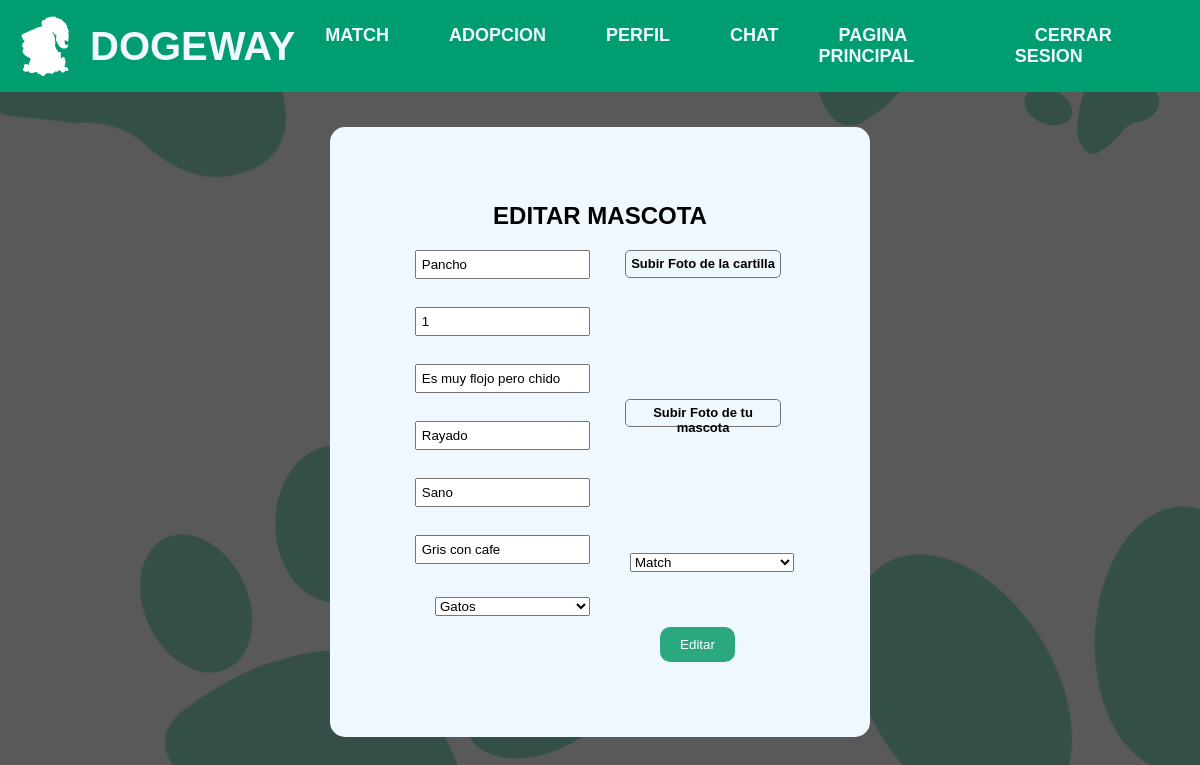
/Dogeway/Perfil/editar.php?id=2 (signed in), run on the app's committed database.
### tables this page shows
CREATE TABLE `mascota` (
  `id` int(11) NOT NULL,
  `nombreMascota` varchar(32) NOT NULL,
  `descripcion` text NOT NULL,
  `especie` varchar(32) NOT NULL,
  `raza` varchar(40) NOT NULL,
  `edad` int(11) NOT NULL,
  `cartilla` varchar(128) NOT NULL,
  `especificaciones` varchar(256) NOT NULL,
  `caracteristicas` varchar(256) NOT NULL,
  `fotografiaMascota` varchar(128) NOT NULL,
  `estatus` tinyint(1) NOT NULL DEFAULT 1,
  `categoria` int(2) NOT NULL,
  `id_usuario` int(11) DEFAULT NULL,
  `fecha` datetime DEFAULT NULL
);

### Dogeway/Perfil/editar.php (the view, shortened to what this page needs)
<?php
    include 'config.php';
    if(isset($_SESSION['user'])){
    $idMascota = $_GET['id'];
    $sql = "SELECT * FROM mascota WHERE id = $idMascota";
    $result = $conn->query($sql);
    if ($result->num_rows > 0) {
        $row = $result->fetch_assoc();
        $nombreMascota = $row['nombreMascota'];
        $edad = $row['edad'];
        $descripcion = $row['descripcion'];
        $raza = $row['raza'];
        $especificaciones = $row['especificaciones'];
        $caracteristicas = $row['caracteristicas'];
        $especie = $row['especie'];
        $categoria = $row['categoria'];
    } else {
        echo "No se encontraron datos para la mascota con ID: $idMascota";
    }
?>
<!DOCTYPE html>
<html>
    <head>
        <link href="../CSS/registroMascota.css" rel="stylesheet" type="text/css" />
    </head>
    <body>
    <nav class="nav">
        <div class="ranalogo">
            <img class="rana" src="../Imagenes/Rana_blanco.png">
            <div class="logo"> DOGEWAY</div>
        </div>
        <ul class="menu">
              <li><a href="../Match/lista.php">MATCH</a></li>
              <li><a href="../Adopcion/adopcion.php">ADOPCION</a></li>
              <li><a href="../Perfil/lista.php">PERFIL</a><br>
              </li>
              <li><a href="../Chat/users.php">CHAT</a></li>
              <li><a href="../index.php">PAGINA PRINCIPAL</a></li>
              <li><a href="../Inicio/includes/logout.php">CERRAR SESION</a></li>
            </ul>
    </nav>
    <div class="registromascota">
        <h2 class="titulomasc">EDITAR MASCOTA</h2>
        <form action="actualizar.php" method="post" enctype= "multipart/form-data">
            <div class="columna">
                <input type="text" id="nombreMascota" name="nombreMascota" value="<?php echo $nombreMascota; ?>" placeholder="Nombre de tu mascota"><br><br>
                <input type="number" id="edad" name="edad" value="<?php echo $edad; ?>" placeholder="Edad (En años)"><br><br>
                <input type="text" id="descripcion" name="descripcion" value="<?php echo $descripcion; ?>"  placeholder="Agrega una descripción"><br><br>
                <input type="text" id="raza" name="raza"  value="<?php echo $raza;?>"  placeholder="Ingresa la raza"><br><br>
                <input type="text" id="especificaciones" name="especificaciones"  value="<?php echo $especificaciones; ?>"  placeholder="Especificaciones (Sano,sordo...)"><br><br>
                <input type="text" id="caracteristicas" name="caracteristicas"  value="<?php echo $caracteristicas; ?>"  placeholder="Caraterísticas (Color,Tamaño...)"><br><br>
                <label class="categoria">
                <select name="especie">
                    <option value="2" <?php echo ($especie == 2) ? "selected" : ""; ?>>Gatos</option>
                </select></label>
            </div>
            <div class="columna">
                <label class="custom-file-upload">
                        <span class="file-upload-text" id="file-text">Subir Foto de la cartilla</span>
                    </label><br><br>
                <label class="custom-file-upload">
                        <span class="file-upload-text" id="file-text">Subir Foto de tu mascota</span>
                    </label><br><br>
                <label class="categoria">
                <select name="categoria">
                    <option value="1" <?php echo ($categoria == 1) ? "selected" : ""; ?>>Match</option>
                </select></label>
            </div>
            <input type="submit" name="registrar" onclick=" return validar();" value="Editar">
        </form>
    </div>
<?php
} else {header("Location: ../Inicio/index.php");
  exit();
}
?>

### Dogeway/CSS/registroMascota.css (style rules this page uses)
* { padding: 0; margin: 0; box-sizing: border-box; }
body { font-family: Arial; background-image: url(http://localhost/Dogeway/Imagenes/fondo_texto.jpg); background-size: cover; background-position: center; }
.nav { width: 100%; background: #009d71; display: flex; align-items: center; justify-content: space-between; padding: 15px; transition: all 1s ease; }
.ranalogo { display: flex; align-items: center; }
.logo { font-size: 40px; color:aliceblue; font-weight: 100; font-weight: bold; padding-left: 15px; }
.menu { display: flex; }
.menu li { list-style: none; margin: 10px; color:aliceblue; font-weight: bold; }
.menu li a { color:aliceblue; text-decoration: none; transition: all; font-size: 18px; padding: 20px; font-family: Arial; }
.rana { height: 60px; width: 60px; }
.registromascota { color: black; background: aliceblue; text-align: center; width: 45%; margin: 35px auto; padding: 75px; border-radius: 15px; font-weight: bold; }
.columna { float: left; width: 50%; box-sizing: border-box; }
.titulomasc { font-size: 24px; margin-bottom: 20px; color: black; }
.registromascota label { display: block; margin-bottom: 50px; }
.registromascota input[type = "text"], .registromascota input[type = "number"] { width: 90%; padding: 5px; margin-bottom: 10px; }
.categoria { width: 80%; padding: 5px; margin-bottom: 10px; margin-left: 25px; }
.custom-file-upload { margin-left: 25px; margin-top: 35px; border: 1px solid #747171; font-size: 13px; width: 80%; height: 28px; padding: 5px; cursor: pointer; border-radius: 5px; position: relative; top: -35px; }
.registromascota input[type="submit"] { background-color: #2ca880; color: #fff; padding: 10px 20px; border: none; cursor: pointer; border-radius: 10px; align-items: center; }
label { display: block; margin-bottom: 10px; }

### data on the page
mascota: nombreMascota "Pancho", edad "1", descripcion "Es muy flojo pero chido", raza "Rayado", especificaciones "Sano", caracteristicas "Gris con cafe", especie "Gatos", categoria "Match"
